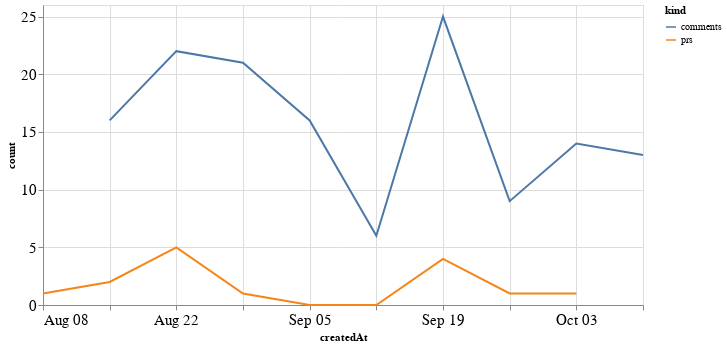

Write notebook code for a chart like this one.
### Code cell
alt.Chart(total_time, width=600).mark_line().encode(
    x='createdAt',
    y='count',
    color='kind'
)

### Figure 1 — Vega-Lite specification as saved in the notebook (floating-point values rounded to 4 significant figures)
{"config": {"axisLeft": {"labelFontSize": 15}, "axisBottom": {"labelFontSize": 15}}, "data": {"name": "data-15af6275383ec722a3a966b903720fc5"}, "mark": "line", "encoding": {"color": {"type": "nominal", "field": "kind"}, "x": {"type": "temporal", "field": "createdAt"}, "y": {"type": "quantitative", "field": "count"}}, "width": 600, "$schema": "https://vega.github.io/schema/vega-lite/v4.8.1.json", "datasets": {"data-15af6275383ec722a3a966b903720fc5": [{"createdAt": "2021-08-08T00:00:00", "kind": "prs", "count": 1.0}, {"createdAt": "2021-08-15T00:00:00", "kind": "prs", "count": 2.0}, {"createdAt": "2021-08-22T00:00:00", "kind": "prs", "count": 5.0}, {"createdAt": "2021-08-29T00:00:00", "kind": "prs", "count": 1.0}, {"createdAt": "2021-09-05T00:00:00", "kind": "prs", "count": 0.0}, {"createdAt": "2021-09-12T00:00:00", "kind": "prs", "count": 0.0}, {"createdAt": "2021-09-19T00:00:00", "kind": "prs", "count": 4.0}, {"createdAt": "2021-09-26T00:00:00", "kind": "prs", "count": 1.0}, {"createdAt": "2021-10-03T00:00:00", "kind": "prs", "count": 1.0}, {"createdAt": "2021-10-10T00:00:00", "kind": "prs", "count": null}, {"createdAt": "2021-08-08T00:00:00", "kind": "comments", "count": null}, {"createdAt": "2021-08-15T00:00:00", "kind": "comments", "count": 16.0}, {"createdAt": "2021-08-22T00:00:00", "kind": "comments", "count": 22.0}, {"createdAt": "2021-08-29T00:00:00", "kind": "comments", "count": 21.0}, {"createdAt": "2021-09-05T00:00:00", "kind": "comments", "count": 16.0}, {"createdAt": "2021-09-12T00:00:00", "kind": "comments", "count": 6.0}, {"createdAt": "2021-09-19T00:00:00", "kind": "comments", "count": 25.0}, {"createdAt": "2021-09-26T00:00:00", "kind": "comments", "count": 9.0}, {"createdAt": "2021-10-03T00:00:00", "kind": "comments", "count": 14.0}, {"createdAt": "2021-10-10T00:00:00", "kind": "comments", "count": 13.0}]}}
